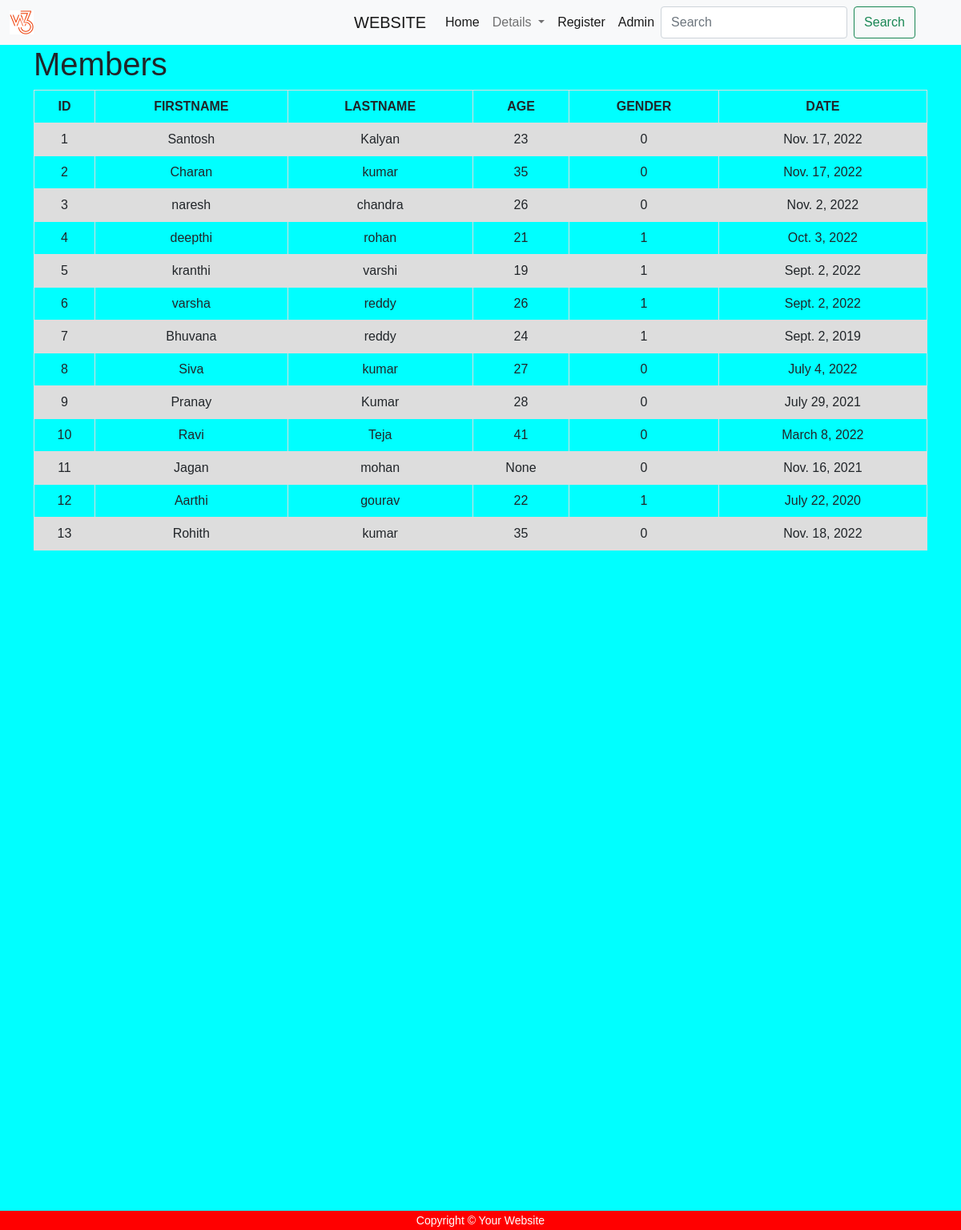
The app's page /index/ with its own data.
### atom/models.py (models this page shows, shortened)
class people(models.Model):
    first_name =models.CharField(max_length=30)
    last_name  =models.CharField(max_length=30)
    age        =models.PositiveIntegerField(null=True,blank=True)
    gender     = models.IntegerField(choices=GENDER_CHOICES)
    date       =models.DateField(null=True,blank=True)

### atom/views.py (the view)
# urls.py: path('index/', views.index, name='index'),
def index(request):
  mymem = people.objects.all().values()
  context = {
    'mymembers': mymem,
  }
  return render(request,'index.html',context)

### atom/templates/index.html (shortened to what this page needs)
{% extends "main.html" %}
{% load static %}
{% block content %}
<link rel="stylesheet" href="{% static 'super.css' %}" type="text/css"/>
<head>
    </head>
<div class="container">
    <h1>Members</h1>
    <table>
        <tr>
            <th>ID</th>
            <th>FIRSTNAME</th>
            <th>LASTNAME</th>
            <th>AGE</th>
            <th>GENDER</th>
            <th>DATE</th>
        </tr>
        {% for x in mymembers %}
        <tr>
            <td>{{ x.id }}</td>
            <td>{{ x.first_name }}</td>
            <td>{{ x.last_name }}</td>
            <td>{{ x.age }}</td>
            <td>{{ x.gender }}</td>
            <td>{{ x.date }}</td>
        </tr>
        {% endfor %}
    </table>
</div>
</body>
    {% endblock %}

### atom/templates/main.html (shortened to what this page needs)
{% load static %}
<!DOCTYPE html>
<html lang="en">
<head>
    <link rel="stylesheet" href="{% static 'super.css' %}" type="text/css"/>
    <link href="https://cdn.jsdelivr.net/npm/bootstrap@5.0.2/dist/css/bootstrap.min.css" rel="stylesheet">
</head>
<body>
    <nav class="navbar navbar-expand-lg navbar-light bg-light">
        <div class="container-fluid">
            <img alt="alternatetext"
            style="height: 30px;
            width: 30px;">
            <a class="navbar-brand" href="{% url 'root' %}" style="margin-left:400px;">WEBSITE</a>
          <div class="collapse navbar-collapse" id="navbarSupportedContent">
            <ul class="navbar-nav me-auto mb-2 mb-lg-0">
              <li class="nav-item">
                <a class="nav-link active" aria-current="page" href="{% url 'check' %}">Home</a>
              </li>
              <li class="nav-item dropdown">
                <a class="nav-link dropdown-toggle" href="#" id="navbarDropdown" role="button" data-bs-toggle="dropdown" aria-expanded="false">
                  Details
                </a>
              </li>
              <li class="nav-item">
                <a class="nav-link active" aria-current="page" href="{% url 'main' %}">Register</a>
              </li>
              <li class="nav-item">
                <a class="nav-link active" aria-current="page" href="/admin/">Admin</a>
              </li>
            <form class="d-flex">
              <input class="form-control me-2" type="search" placeholder="Search" aria-label="Search">
              <button class="btn btn-outline-success" type="submit">Search</button>
            </form>
          </div>
        </div>
      </nav>
      <div>
    <section class="mb-5">
      {% block content %}{% endblock %}
    <div style="min-height:100vh; display:flex; flex-direction:column;
    justify-content:space-between;">
        <div class="footer">
          <small>Copyright &copy; Your Website</small>
        </div>
</body>
</html>

### atom/static/super.css (style rules this page uses)
body { background-color: aqua; text-align: left; font-family: Arial, Helvetica, sans-serif; }

### atom/templates/main.html (style rules this page uses)
body { background-color: darkorchid; background-image: url(https://thumbs.dreamstime.com/b/environment-earth-day-hands-trees-growing-seedlings-bokeh-green-background-female-hand-holding-tree-nature-field-gra-130247647.jpg); background-repeat: no-repeat; background-attachment: fixed; background-size: cover; }
.footer { position: fixed; left: 0; bottom: 0; width: 100%; background-color: red; color: white; text-align: center; }

### atom/templates/index.html (style rules this page uses)
table { font-family: arial, sans-serif; border-collapse: collapse; width: 100%; }
td, th { border: 1px solid #dddddd; text-align: center; padding: 8px; }
tr:nth-child(even) { background-color: #dddddd; }

### records on screen
people: id "1", first_name "Santosh", last_name "Kalyan", age "23", gender "0", date "Nov. 17, 2022"
people: id "2", first_name "Charan", last_name "kumar", age "35", gender "0", date "Nov. 17, 2022"
people: id "3", first_name "naresh", last_name "chandra", age "26", gender "0", date "Nov. 2, 2022"
people: id "4", first_name "deepthi", last_name "rohan", age "21", gender "1", date "Oct. 3, 2022"
people: id "5", first_name "kranthi", last_name "varshi", age "19", gender "1", date "Sept. 2, 2022"
people: id "6", first_name "varsha", last_name "reddy", age "26", gender "1", date "Sept. 2, 2022"
people: id "7", first_name "Bhuvana", last_name "reddy", age "24", gender "1", date "Sept. 2, 2019"
people: id "8", first_name "Siva", last_name "kumar", age "27", gender "0", date "July 4, 2022"
people: id "9", first_name "Pranay", last_name "Kumar", age "28", gender "0", date "July 29, 2021"
people: id "10", first_name "Ravi", last_name "Teja", age "41", gender "0", date "March 8, 2022"
people: id "11", first_name "Jagan", last_name "mohan", age "None", gender "0", date "Nov. 16, 2021"
people: id "12", first_name "Aarthi", last_name "gourav", age "22", gender "1", date "July 22, 2020"
people: id "13", first_name "Rohith", last_name "kumar", age "35", gender "0", date "Nov. 18, 2022"
